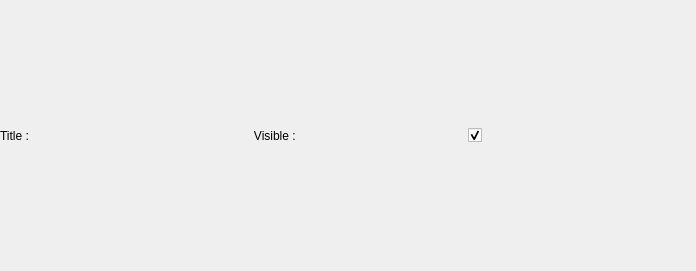
<?xml version="1.0" encoding="UTF-8"?>
<ui version="4.0">
 <class>OutputWidgetConfigurator</class>
 <widget class="QWidget" name="OutputWidgetConfigurator">
  <property name="geometry">
   <rect>
    <x>0</x>
    <y>0</y>
    <width>696</width>
    <height>271</height>
   </rect>
  </property>
  <property name="windowTitle">
   <string>Form</string>
  </property>
  <layout class="QHBoxLayout" name="horizontalLayout_2">
   <property name="leftMargin">
    <number>0</number>
   </property>
   <property name="topMargin">
    <number>0</number>
   </property>
   <property name="rightMargin">
    <number>0</number>
   </property>
   <property name="bottomMargin">
    <number>0</number>
   </property>
   <item>
    <layout class="QHBoxLayout" name="horizontalLayout">
     <property name="spacing">
      <number>6</number>
     </property>
     <item>
      <widget class="QLabel" name="label">
       <property name="text">
        <string>Title : </string>
       </property>
      </widget>
     </item>
     <item>
      <layout class="QVBoxLayout" name="textPlace"/>
     </item>
     <item>
      <widget class="QLabel" name="label_2">
       <property name="text">
        <string>      Visible :</string>
       </property>
      </widget>
     </item>
     <item>
      <widget class="QCheckBox" name="checkBox">
       <property name="enabled">
        <bool>true</bool>
       </property>
       <property name="text">
        <string/>
       </property>
       <property name="checked">
        <bool>true</bool>
       </property>
      </widget>
     </item>
    </layout>
   </item>
  </layout>
 </widget>
 <resources/>
 <connections/>
</ui>
